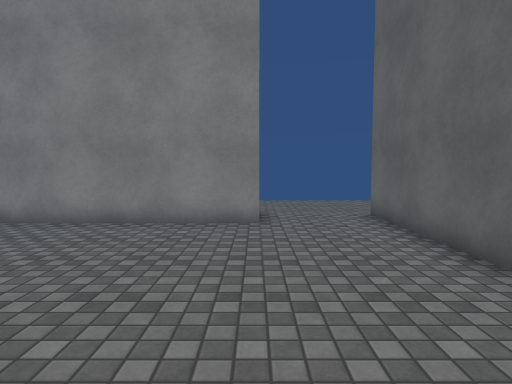
view 1 (above)

13 first-person views from a walk through a 3-D level made in the Unity game engine. The camera is 1.4 m above the floor, tilts 4° down and sees 75° across. The floor is counted in squares, 1 m on a side. Each view is taken from the middle of a square. On the plan, view 1 faces up. The plan holds only what a view shows up to about 15 squares ahead; the rest is blank. The place goes on beyond the plan. The player character is not drawn. Surface patterns are stand-ins for the level's own textures.

view 2
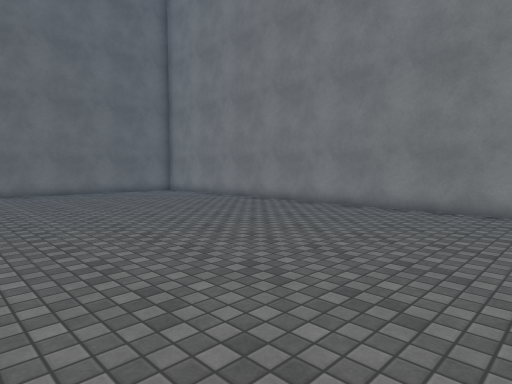

view 3
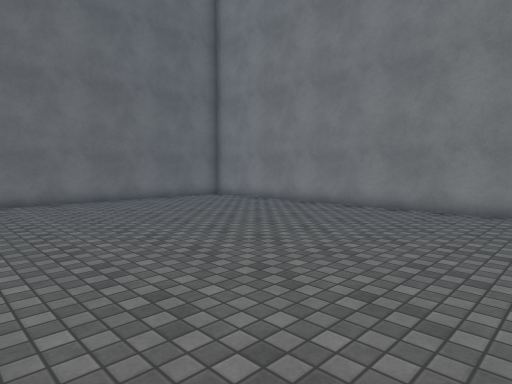

view 4
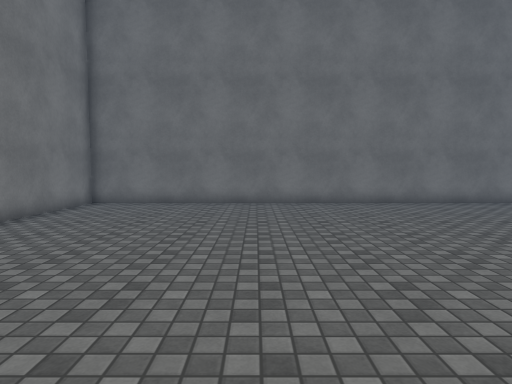

view 5
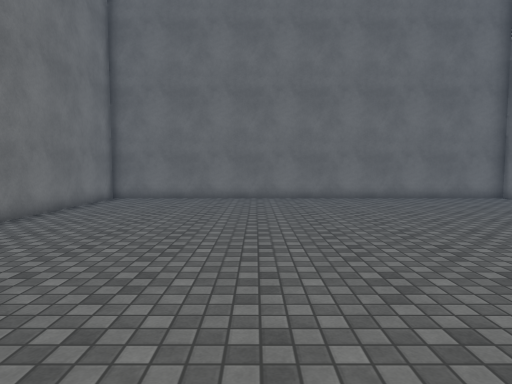

view 6
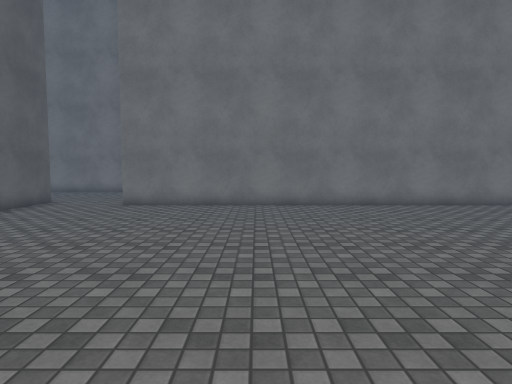

view 7
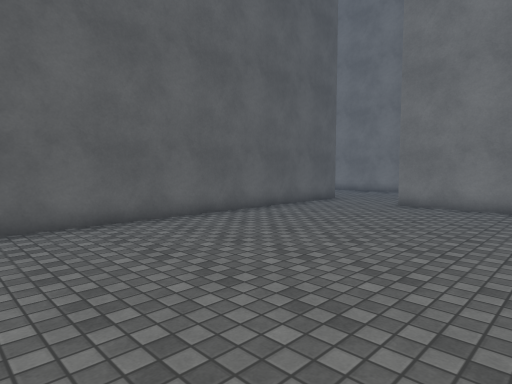

view 8
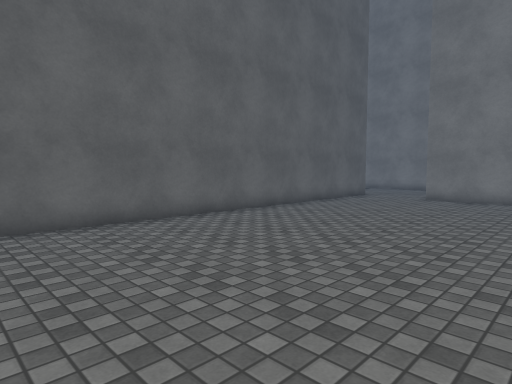

view 9
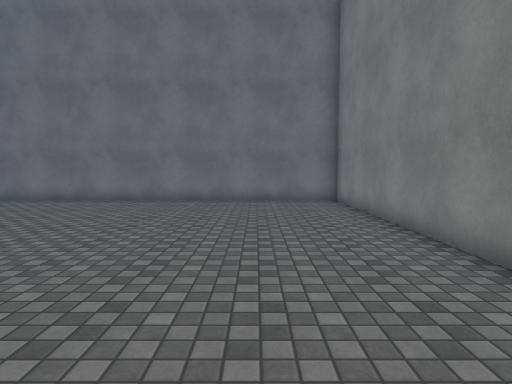

view 10
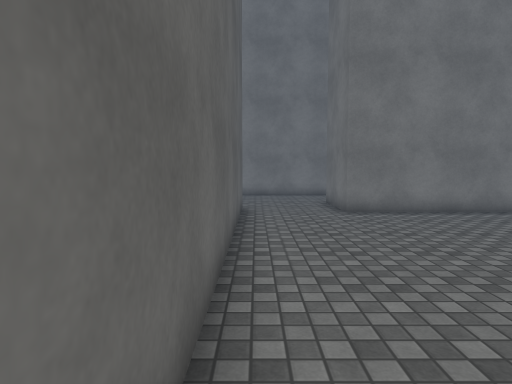

view 11
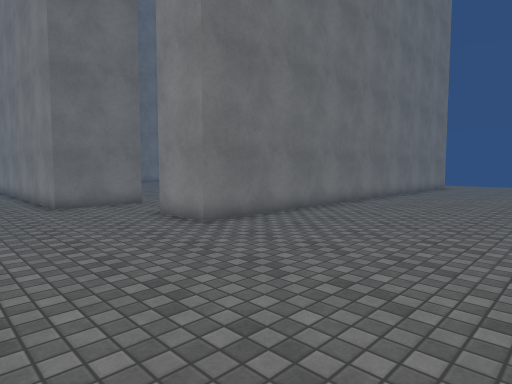

view 12
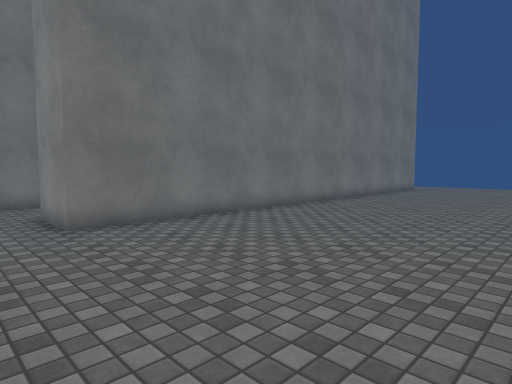

view 13
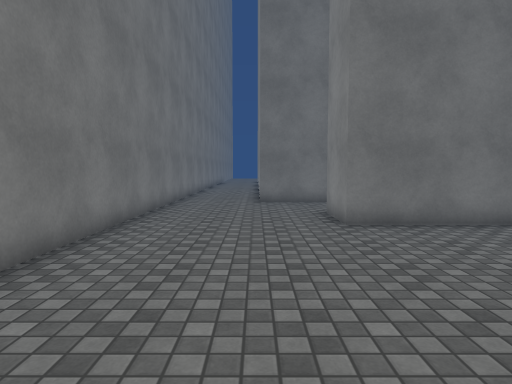

### Floor plan
Points are (right, up) in squares from view 1. A wall is a line through its corners. A room is listed if a view was taken in it or the views show most of it. See-through windows are left out.
Room 1 (views 1, 2, 3, 4, 5, 6, 7, 8, 9, 10)
walls: (0.1, 8.6) (-19.6, 8.6) (-19.6, -9.7) (0.1, -9.7) (0.1, -12.8); (3.5, -10.8) (3.5, 7.6)
ways out: opening at (2, -12.7) to room 2; opening at (2, 8.7) to room 2
Room 2 (views 11, 12, 13)
walls: (0.1, -12.8) (-5.1, -12.8); (-1, -16.5) (9.6, -16.5); (3.5, 7.6) (3.5, 10.1); (5.8, 0.1) (5.8, -10.8) (3.5, -10.8)
ways out: opening at (2, -12.7) to room 1; opening at (2, 8.7) to room 1

Where each view was taken, in squares from view 1:
view 1: 0 up, 0 right, facing up
view 2: 3 down, 0 right, facing up-left
view 3: 3 down, 5 left, facing up-left
view 4: 3 down, 6 left, facing left
view 5: 3 down, 4 left, facing left
view 6: 3 up, 5 left, facing down
view 7: 3 up, 5 left, facing down-right
view 8: 6 up, 5 left, facing down-right
view 9: 5 up, 5 left, facing left
view 10: 1 up, 3 right, facing down
view 11: 16 down, 13 right, facing up-left
view 12: 13 down, 14 right, facing up-left
view 13: 13 down, 14 right, facing left
